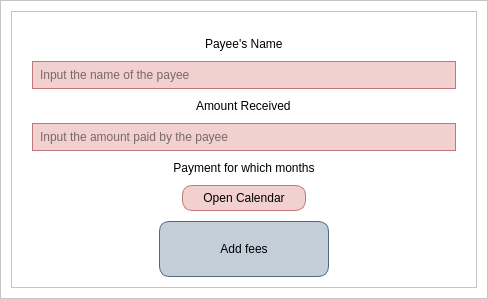
<?xml version="1.0" encoding="UTF-8"?>
<ui version="4.0">
 <class>MainWindow</class>
 <widget class="QMainWindow" name="MainWindow">
  <property name="geometry">
   <rect>
    <x>0</x>
    <y>0</y>
    <width>488</width>
    <height>299</height>
   </rect>
  </property>
  <property name="minimumSize">
   <size>
    <width>0</width>
    <height>0</height>
   </size>
  </property>
  <property name="windowTitle">
   <string>MainWindow</string>
  </property>
  <widget class="QWidget" name="stylesheet">
   <property name="styleSheet">
    <string notr="true">background: white;</string>
   </property>
   <layout class="QHBoxLayout" name="horizontalLayout" stretch="5">
    <property name="spacing">
     <number>0</number>
    </property>
    <property name="leftMargin">
     <number>0</number>
    </property>
    <property name="topMargin">
     <number>0</number>
    </property>
    <property name="rightMargin">
     <number>0</number>
    </property>
    <property name="bottomMargin">
     <number>0</number>
    </property>
    <item>
     <widget class="QFrame" name="content_frame">
      <property name="styleSheet">
       <string notr="true"/>
      </property>
      <property name="frameShape">
       <enum>QFrame::StyledPanel</enum>
      </property>
      <property name="frameShadow">
       <enum>QFrame::Raised</enum>
      </property>
      <layout class="QVBoxLayout" name="verticalLayout" stretch="3">
       <property name="leftMargin">
        <number>10</number>
       </property>
       <property name="topMargin">
        <number>10</number>
       </property>
       <property name="rightMargin">
        <number>10</number>
       </property>
       <property name="bottomMargin">
        <number>10</number>
       </property>
       <item>
        <widget class="QFrame" name="frame">
         <property name="styleSheet">
          <string notr="true">QPushButton { 
border-radius: 10px;
background: #F2CEAE;
border: 2px solid #A65C1C;
padding: 5px;
padding-right: 20px;
padding-left: 20px;
background: #F2D0D0;
border: 1px solid #BF7878;
}

QLineEdit { 
font: 10pt &quot;MS Shell Dlg 2&quot;;
padding: 5px;
background: #F2D0D0;
border: 1px solid #BF7878;
}

#add_fees_button {
background: #C3CED9;
border: 1px solid #53687F;
padding-top: 20px;
padding-bottom: 20px;
padding-left: 60px;
padding-right: 60px;
font: 70 10pt &quot;Segoe UI Black&quot;;
border-radius: 10px;
}

QLabel {
font: 10pt &quot;Nirmala UI&quot;;
}</string>
         </property>
         <property name="frameShape">
          <enum>QFrame::StyledPanel</enum>
         </property>
         <property name="frameShadow">
          <enum>QFrame::Raised</enum>
         </property>
         <layout class="QVBoxLayout" name="verticalLayout_2" stretch="1,1,0,0,0,0,0">
          <property name="spacing">
           <number>10</number>
          </property>
          <property name="leftMargin">
           <number>20</number>
          </property>
          <property name="topMargin">
           <number>10</number>
          </property>
          <property name="rightMargin">
           <number>20</number>
          </property>
          <property name="bottomMargin">
           <number>10</number>
          </property>
          <item alignment="Qt::AlignHCenter|Qt::AlignBottom">
           <widget class="QLabel" name="label_3">
            <property name="maximumSize">
             <size>
              <width>16777215</width>
              <height>16777215</height>
             </size>
            </property>
            <property name="text">
             <string>Payee's Name</string>
            </property>
           </widget>
          </item>
          <item>
           <widget class="QLineEdit" name="input_name">
            <property name="minimumSize">
             <size>
              <width>150</width>
              <height>0</height>
             </size>
            </property>
            <property name="text">
             <string/>
            </property>
            <property name="placeholderText">
             <string>Input the name of the payee</string>
            </property>
           </widget>
          </item>
          <item alignment="Qt::AlignHCenter">
           <widget class="QLabel" name="label">
            <property name="text">
             <string>Amount Received</string>
            </property>
           </widget>
          </item>
          <item>
           <widget class="QLineEdit" name="input_amount">
            <property name="placeholderText">
             <string>Input the amount paid by the payee</string>
            </property>
           </widget>
          </item>
          <item>
           <widget class="QLabel" name="label_2">
            <property name="text">
             <string>Payment for which months</string>
            </property>
            <property name="alignment">
             <set>Qt::AlignCenter</set>
            </property>
            <property name="wordWrap">
             <bool>true</bool>
            </property>
           </widget>
          </item>
          <item alignment="Qt::AlignHCenter">
           <widget class="QPushButton" name="open_calendar_button">
            <property name="text">
             <string>Open Calendar</string>
            </property>
           </widget>
          </item>
          <item alignment="Qt::AlignHCenter">
           <widget class="QPushButton" name="add_fees_button">
            <property name="minimumSize">
             <size>
              <width>90</width>
              <height>0</height>
             </size>
            </property>
            <property name="text">
             <string>Add fees</string>
            </property>
           </widget>
          </item>
         </layout>
        </widget>
       </item>
      </layout>
     </widget>
    </item>
   </layout>
  </widget>
 </widget>
 <resources>
  <include location="resources.qrc"/>
 </resources>
 <connections/>
</ui>
